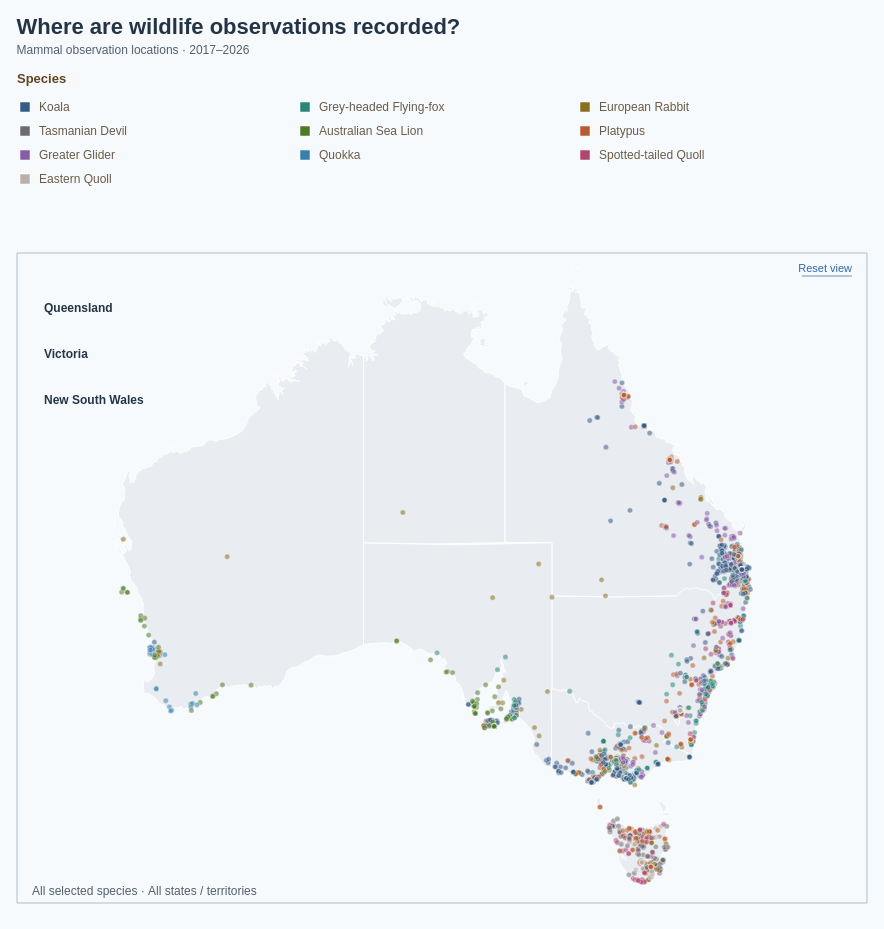

Write the Vega-Lite specification saved for this chart.
### Vega specification from a JSON file in a GitHub repository (floating-point values rounded to 4 significant figures; data arrays with more than 128 entries replaced by an {"elided": "..."} marker saying what was removed)
{"$schema": "https://vega.github.io/schema/vega/v5.json", "description": "Individual geolocated wildlife observations for the 10 selected species from observations-794195.csv. Each dot represents one record. Observations and Australian state boundaries are embedded; no scripts or external data files are required. State boundaries: https://github.com/rowanhogan/australian-states. Recorded coordinates may be obscured and observations do not measure animal population size. Click a species colour or name in the legend to filter the map; click it again or Show all species to clear that filter. The state dropdown lists regions with records for the selected species; changing species resets the state filter. The map includes observation dates in 2017–2026. State assignments use recorded coordinates within the embedded boundaries, falling back to explicit state names or abbreviations in the location field. Offshore or unassigned records remain available under Offshore / unspecified. Map callouts label the three states or territories with the highest observation counts under the current filters, anchored at representative positions inside each region. Offshore / unspecified records are excluded from this ranking. Callouts outside the visible map extent are hidden when panning or zooming. Species colours match the ten-species palette in BumpChart.vg.json; species selection is retained; counts use the selected observation years. Uses the 10 most recent available observation years (2017–2026), including partial 2026.", "width": 850, "height": 830, "padding": 16, "background": "#f7fafc", "title": {"text": "Where are wildlife observations recorded?", "subtitle": ["Mammal observation locations · 2017–2026"], "anchor": "start", "offset": 16, "font": "Arial", "fontSize": 22, "color": "#243447", "subtitleFont": "Arial", "subtitleFontSize": 12, "subtitleColor": "#52606d", "subtitlePadding": 6, "subtitleLineHeight": 16, "fontWeight": "bold"}, "signals": [{"name": "selectedSpecies", "value": null, "on": [{"events": "@speciesLegendSymbols:click, @speciesLegendLabels:click, @speciesLegendHitArea:click", "update": "selectedSpecies == datum.species ? null : datum.species"}]}, {"name": "dragStart", "value": null, "on": [{"events": {"source": "view", "type": "mousedown", "filter": ["y() >= 170 && y() < 820"]}, "update": "{x: x(), y: y(), offsetX: viewport.x, offsetY: viewport.y}"}, {"events": "window:mouseup", "update": "null"}]}, {"name": "viewport", "value": {"zoom": 1, "x": 0, "y": 0}, "on": [{"events": {"type": "wheel", "source": "view", "consume": true, "filter": ["y() >= 170 && y() < 820"]}, "update": "{zoom: clamp(viewport.zoom * pow(1.001, -event.deltaY * pow(16, event.deltaMode)), 1, 20), x: x() + (viewport.x - x()) * clamp(viewport.zoom * pow(1.001, -event.deltaY * pow(16, event.deltaMode)), 1, 20) / viewport.zoom, y: (y() - 170) + (viewport.y - (y() - 170)) * clamp(viewport.zoom * pow(1.001, -event.deltaY * pow(16, event.deltaMode)), 1, 20) / viewport.zoom}"}, {"events": {"source": "window", "type": "mousemove", "between": [{"source": "view", "type": "mousedown", "filter": ["y() >= 170 && y() < 820"]}, {"source": "window", "type": "mouseup"}], "consume": true}, "update": "dragStart ? {zoom: viewport.zoom, x: dragStart.offsetX + x() - dragStart.x, y: dragStart.offsetY + y() - dragStart.y} : viewport"}, {"events": {"source": "view", "type": "dblclick", "filter": ["y() >= 170 && y() < 820"]}, "update": "{zoom: 1, x: 0, y: 0}"}, {"events": "@resetLabel:click", "update": "{zoom: 1, x: 0, y: 0}"}]}, {"name": "selectedState", "value": null, "on": [{"events": {"signal": "selectedSpecies"}, "update": "null"}], "bind": {"input": "select", "options": [null, "Australian Capital Territory", "New South Wales", "Northern Territory", "Offshore / unspecified", "Queensland", "South Australia", "Tasmania", "Victoria", "Western Australia"], "labels": ["All states / territories", "Australian Capital Territory", "New South Wales", "Northern Territory", "Offshore / unspecified", "Queensland", "South Australia", "Tasmania", "Victoria", "Western Australia"], "name": "State: "}}, {"name": "stateMenuOpen", "value": false}, {"name": "legendColumnWidth", "value": 280}, {"name": "legendSymbolSize", "value": 100}], "data": [{"name": "states", "values": [{"type": "Feature", "id": 0, "properties": {"STATE_CODE": "1", "STATE_NAME": "New South Wales"}, "geometry": {"type": "MultiPolygon", "coordinates": {"elided": "9 rows, 5190 float values in total"}}}, {"type": "Feature", "id": 1, "properties": {"STATE_CODE": "2", "STATE_NAME": "Victoria"}, "geometry": {"type": "MultiPolygon", "coordinates": {"elided": "22 rows, 3186 float values in total"}}}, {"type": "Feature", "id": 2, "properties": {"STATE_CODE": "3", "STATE_NAME": "Queensland"}, "geometry": {"type": "MultiPolygon", "coordinates": {"elided": "234 rows, 8496 float values in total"}}}, {"type": "Feature", "id": 3, "properties": {"STATE_CODE": "4", "STATE_NAME": "South Australia"}, "geometry": {"type": "MultiPolygon", "coordinates": {"elided": "35 rows, 2742 float values in total"}}}, {"type": "Feature", "id": 4, "properties": {"STATE_CODE": "5", "STATE_NAME": "Western Australia"}, "geometry": {"type": "MultiPolygon", "coordinates": {"elided": "333 rows, 14052 float values in total"}}}, {"type": "Feature", "id": 5, "properties": {"STATE_CODE": "6", "STATE_NAME": "Tasmania"}, "geometry": {"type": "MultiPolygon", "coordinates": {"elided": "61 rows, 5246 float values in total"}}}, {"type": "Feature", "id": 6, "properties": {"STATE_CODE": "7", "STATE_NAME": "Northern Territory"}, "geometry": {"type": "MultiPolygon", "coordinates": {"elided": "115 rows, 6986 float values in total"}}}, {"type": "Feature", "id": 7, "properties": {"STATE_CODE": "8", "STATE_NAME": "Australian Capital Territory"}, "geometry": {"type": "Polygon", "coordinates": {"elided": "2 rows, 206 float values in total"}}}]}, {"name": "observations", "values": {"elided": "4034 records"}}, {"name": "speciesObservations", "source": "observations", "transform": [{"type": "filter", "expr": "selectedSpecies == null || datum.species == selectedSpecies"}]}, {"name": "stateObservations", "source": "speciesObservations", "transform": [{"type": "filter", "expr": "selectedState == null || datum.state == selectedState"}]}, {"name": "filteredObservations", "source": "stateObservations", "transform": [{"type": "geopoint", "projection": "mapProjection", "fields": ["longitude", "latitude"], "as": ["x", "y"]}]}, {"name": "stateCounts", "source": "speciesObservations", "transform": [{"type": "aggregate", "groupby": ["state"], "ops": ["count"], "as": ["observationCount"]}, {"type": "formula", "expr": "datum.state", "as": "value"}, {"type": "formula", "expr": "datum.state", "as": "label"}]}, {"name": "allStatesOption", "values": [{"value": null, "label": "All states / territories"}]}, {"name": "stateOptions", "source": ["allStatesOption", "stateCounts"], "transform": [{"type": "formula", "expr": "datum.value == null ? '' : datum.label", "as": "sortLabel"}, {"type": "collect", "sort": {"field": "sortLabel", "order": "ascending"}}, {"type": "window", "sort": {"field": "sortLabel", "order": "ascending"}, "ops": ["row_number"], "as": ["rowNumber"]}, {"type": "formula", "expr": "datum.rowNumber - 1", "as": "index"}]}, {"name": "visibleStateOptions", "source": "stateOptions", "transform": [{"type": "filter", "expr": "stateMenuOpen"}]}, {"name": "speciesLegendEntries", "values": [{"species": "Koala", "column": 0, "row": 0}, {"species": "Grey-headed Flying-fox", "column": 1, "row": 0}, {"species": "European Rabbit", "column": 2, "row": 0}, {"species": "Tasmanian Devil", "column": 0, "row": 1}, {"species": "Australian Sea Lion", "column": 1, "row": 1}, {"species": "Platypus", "column": 2, "row": 1}, {"species": "Greater Glider", "column": 0, "row": 2}, {"species": "Quokka", "column": 1, "row": 2}, {"species": "Spotted-tailed Quoll", "column": 2, "row": 2}, {"species": "Eastern Quoll", "column": 0, "row": 3}]}, {"name": "stateAnnotationAnchors", "values": [{"state": "Queensland", "longitude": 144, "latitude": -23, "dx": 70, "dy": -45}, {"state": "New South Wales", "longitude": 147, "latitude": -32, "dx": 85, "dy": 0}, {"state": "Victoria", "longitude": 144.5, "latitude": -37, "dx": -230, "dy": 20}, {"state": "Tasmania", "longitude": 146.5, "latitude": -42, "dx": 35, "dy": 25}, {"state": "Western Australia", "longitude": 122, "latitude": -26, "dx": -220, "dy": -35}, {"state": "South Australia", "longitude": 134, "latitude": -30, "dx": -230, "dy": 35}, {"state": "Northern Territory", "longitude": 133, "latitude": -20, "dx": -130, "dy": -60}, {"state": "Australian Capital Territory", "longitude": 149.1, "latitude": -35.3, "dx": 85, "dy": 35}]}, {"name": "stateAnnotationCounts", "source": "filteredObservations", "transform": [{"type": "aggregate", "groupby": ["state"], "ops": ["count"], "as": ["recordCount"]}, {"type": "lookup", "from": "stateAnnotationAnchors", "key": "state", "fields": ["state"], "values": ["longitude", "latitude", "dx", "dy"], "as": ["anchorLongitude", "anchorLatitude", "dx", "dy"]}, {"type": "filter", "expr": "isValid(datum.anchorLongitude) && isValid(datum.anchorLatitude)"}, {"type": "window", "sort": {"field": ["recordCount", "state"], "order": ["descending", "ascending"]}, "ops": ["row_number"], "as": ["rank"]}, {"type": "filter", "expr": "datum.rank <= 3"}]}, {"name": "mapAnnotations", "source": "stateAnnotationCounts", "transform": [{"type": "geopoint", "projection": "mapProjection", "fields": ["anchorLongitude", "anchorLatitude"], "as": ["anchorX", "anchorY"]}, {"type": "filter", "expr": "datum.anchorX >= 0 && datum.anchorX <= 850 && datum.anchorY >= 0 && datum.anchorY <= 620"}, {"type": "formula", "expr": "18", "as": "labelX"}, {"type": "formula", "expr": "44 + (datum.rank - 1) * 46", "as": "labelY"}]}], "projections": [{"name": "mapProjection", "type": "mercator", "scale": {"signal": "900 * viewport.zoom"}, "translate": {"signal": "[425 * viewport.zoom + viewport.x, 325 * viewport.zoom + viewport.y]"}, "center": [134, -28]}], "marks": [{"name": "speciesLegend", "type": "group", "interactive": true, "encode": {"update": {"x": {"value": 0}, "y": {"value": 0}, "width": {"value": 850}, "height": {"value": 110}}}, "marks": [{"name": "speciesLegendTitle", "type": "text", "interactive": false, "encode": {"update": {"x": {"value": 0}, "y": {"value": 0}, "text": {"value": "Species"}, "font": {"value": "Arial"}, "fontSize": {"value": 13}, "fontWeight": {"value": "bold"}, "fill": {"value": "#634320"}}}}, {"name": "speciesLegendHitArea", "type": "rect", "from": {"data": "speciesLegendEntries"}, "encode": {"update": {"x": {"signal": "datum.column * legendColumnWidth"}, "y": {"signal": "12 + datum.row * 24"}, "width": {"value": 250}, "height": {"value": 24}, "cornerRadius": {"value": 3}, "fill": {"signal": "selectedSpecies == datum.species ? '#e3eaf5' : 'transparent'"}, "cursor": {"value": "pointer"}}}}, {"name": "speciesLegendSymbols", "type": "symbol", "interactive": true, "encode": {"update": {"x": {"signal": "8 + datum.column * legendColumnWidth"}, "y": {"signal": "24 + datum.row * 24"}, "shape": {"value": "square"}, "size": {"signal": "legendSymbolSize"}, "fill": {"scale": "speciesColor", "field": "species"}, "stroke": {"value": "#ffffff"}, "strokeWidth": {"value": 0.5}, "cursor": {"value": "pointer"}, "opacity": {"signal": "selectedSpecies == null || selectedSpecies == datum.species ? 1 : 0.3"}, "tooltip": {"signal": "{'Species': datum.species}"}}}, "from": {"data": "speciesLegendEntries"}}, {"name": "speciesLegendLabels", "type": "text", "interactive": true, "encode": {"update": {"x": {"signal": "22 + datum.column * legendColumnWidth"}, "y": {"signal": "24 + datum.row * 24"}, "baseline": {"value": "middle"}, "text": {"field": "species"}, "font": {"value": "Arial"}, "fontSize": {"value": 12}, "fill": {"value": "#6a5b49"}, "cursor": {"value": "pointer"}, "opacity": {"signal": "selectedSpecies == null || selectedSpecies == datum.species ? 1 : 0.3"}, "tooltip": {"signal": "{'Species': datum.species}"}, "fontWeight": {"signal": "selectedSpecies == datum.species ? 'bold' : 'normal'"}}}, "from": {"data": "speciesLegendEntries"}}]}, {"name": "wildlifeMap", "type": "group", "encode": {"update": {"width": {"value": 850}, "height": {"value": 650}, "y": {"value": 170}}}, "marks": [{"name": "mapInteractionSurface", "type": "rect", "encode": {"update": {"x": {"value": 0}, "y": {"value": 0}, "width": {"signal": "width"}, "height": {"value": 650}, "fill": {"value": "transparent"}, "cursor": {"value": "grab"}}}}, {"name": "stateBoundaries", "type": "shape", "from": {"data": "states"}, "encode": {"update": {"fill": {"signal": "selectedState == datum.properties.STATE_NAME ? '#d5e0f0' : '#e9edf2'"}, "stroke": {"value": "#ffffff"}, "strokeWidth": {"value": 1}, "cursor": {"value": "grab"}}}, "transform": [{"type": "geoshape", "projection": "mapProjection"}], "clip": true}, {"name": "observationDots", "type": "symbol", "from": {"data": "filteredObservations"}, "clip": true, "encode": {"enter": {"shape": {"value": "circle"}}, "update": {"x": {"field": "x"}, "y": {"field": "y"}, "size": {"value": 28}, "fill": {"scale": "speciesColor", "field": "species"}, "fillOpacity": {"value": 0.55}, "stroke": {"value": "#ffffff"}, "strokeWidth": {"value": 0.35}, "tooltip": {"signal": "{'Species': datum.species, 'State / territory': datum.state, 'Date': datum.observed_on || 'Date not recorded', 'Location': datum.location, 'Latitude': format(datum.latitude, '.4f'), 'Longitude': format(datum.longitude, '.4f'), 'Coordinates obscured': datum.coordinates_obscured ? 'Yes' : 'No'}"}, "description": {"signal": "datum.species + ', ' + (datum.observed_on || 'Date not recorded') + ', ' + datum.location"}, "cursor": {"value": "grab"}}, "hover": {"size": {"value": 90}, "fillOpacity": {"value": 1}, "stroke": {"value": "#243447"}, "strokeWidth": {"value": 1.5}}}}, {"name": "annotationStateLabels", "type": "text", "interactive": false, "encode": {"update": {"x": {"signal": "datum.labelX + 9"}, "y": {"signal": "datum.labelY + 15"}, "text": {"field": "state"}, "font": {"value": "Arial"}, "fontSize": {"value": 12}, "fontWeight": {"value": "bold"}, "fill": {"value": "#243447"}}}, "from": {"data": "mapAnnotations"}}, {"name": "recordCount", "type": "text", "interactive": false, "encode": {"update": {"x": {"value": 15}, "y": {"value": 642}, "text": {"signal": "(selectedSpecies == null ? 'All selected species' : selectedSpecies) + ' · ' + (selectedState == null ? 'All states / territories' : selectedState)"}, "font": {"value": "Arial"}, "fontSize": {"value": 12}, "fill": {"value": "#52606d"}}}}, {"name": "resetLabel", "type": "text", "encode": {"update": {"x": {"signal": "width - 15"}, "y": {"value": 16}, "align": {"value": "right"}, "baseline": {"value": "middle"}, "text": {"value": "Reset view"}, "font": {"value": "Arial"}, "fontSize": {"value": 11}, "fill": {"value": "#3366a6"}, "cursor": {"value": "pointer"}}, "hover": {"fill": {"value": "#24517c"}}}}, {"name": "resetUnderline", "type": "rule", "interactive": false, "encode": {"update": {"x": {"signal": "width - 65"}, "x2": {"signal": "width - 15"}, "y": {"value": 23}, "stroke": {"value": "#3366a6"}, "strokeWidth": {"value": 0.7}}}}, {"name": "mapFrame", "type": "rect", "interactive": false, "encode": {"update": {"x": {"value": 0}, "y": {"value": 0}, "width": {"value": 850}, "height": {"value": 650}, "fill": {"value": null}, "stroke": {"value": "#aebdcb"}, "strokeWidth": {"value": 1}}}}]}], "scales": [{"name": "speciesColor", "type": "ordinal", "domain": ["Koala", "Platypus", "Grey-headed Flying-fox", "Greater Glider", "Spotted-tailed Quoll", "European Rabbit", "Quokka", "Tasmanian Devil", "Eastern Barred Bandicoot", "Numbat", "Australian Sea Lion", "Eastern Quoll"], "range": ["#365B85", "#B65C30", "#2A8576", "#885BA6", "#AD4770", "#86701D", "#397FAD", "#6D6B70", "#C17A24", "#5146A0", "#4D7A24", "#bab0ab"]}], "config": {"legend": {"labelFont": "Arial", "titleFont": "Arial", "labelFontSize": 12, "titleFontSize": 13, "titleFontWeight": "bold", "labelColor": "#6a5b49", "titleColor": "#634320", "symbolType": "square", "symbolSize": 100, "rowPadding": 8, "columnPadding": 24, "labelOffset": 8}}, "usermeta": {"observationWindow": {"source": "Dataset/observations-794195.csv", "dateField": "observed_on", "years": [2017, 2018, 2019, 2020, 2021, 2022, 2023, 2024, 2025, 2026], "yearCount": 10, "includesPartialLatestYear": true}}}
